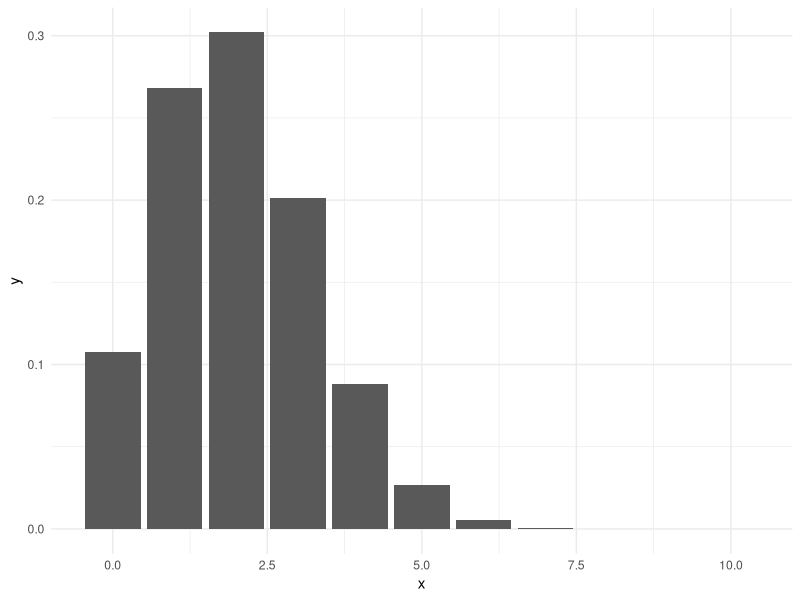
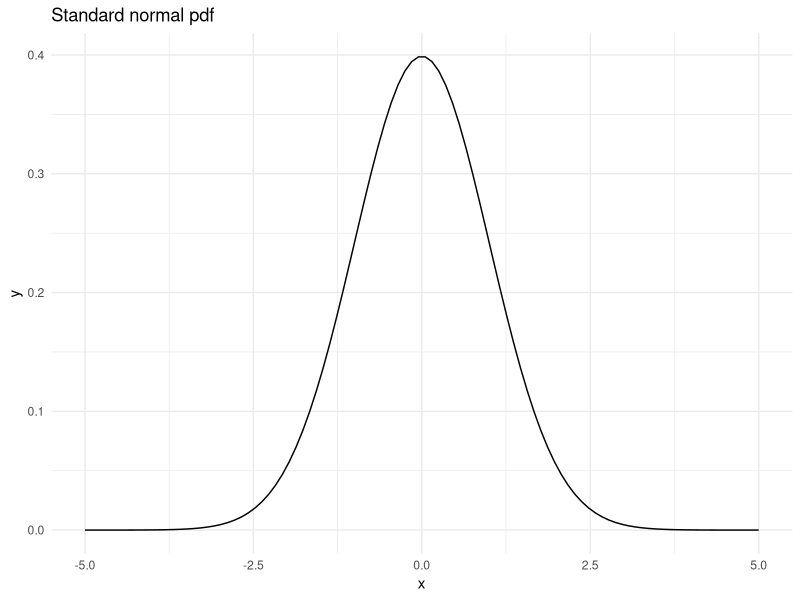
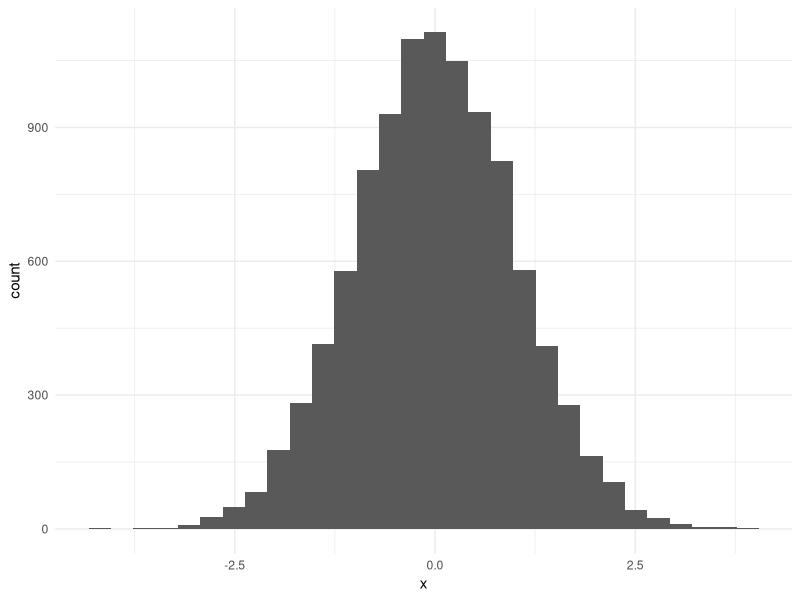
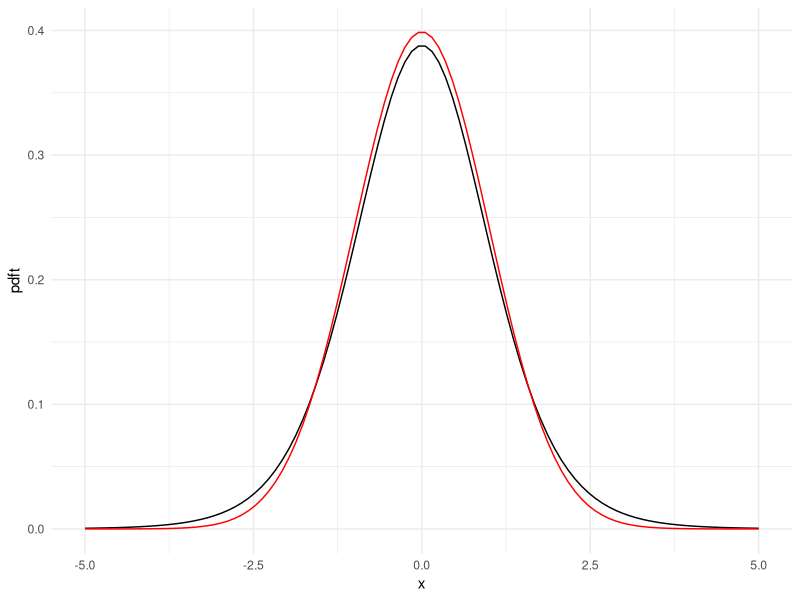
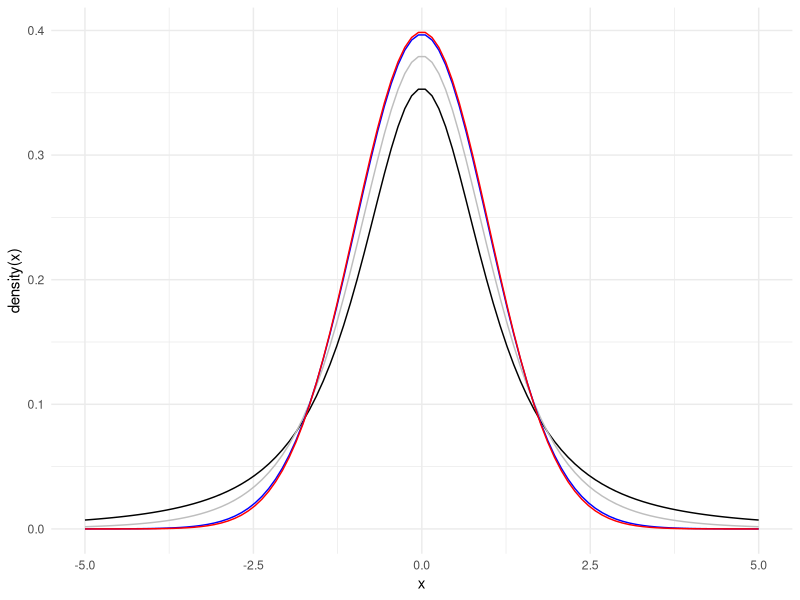
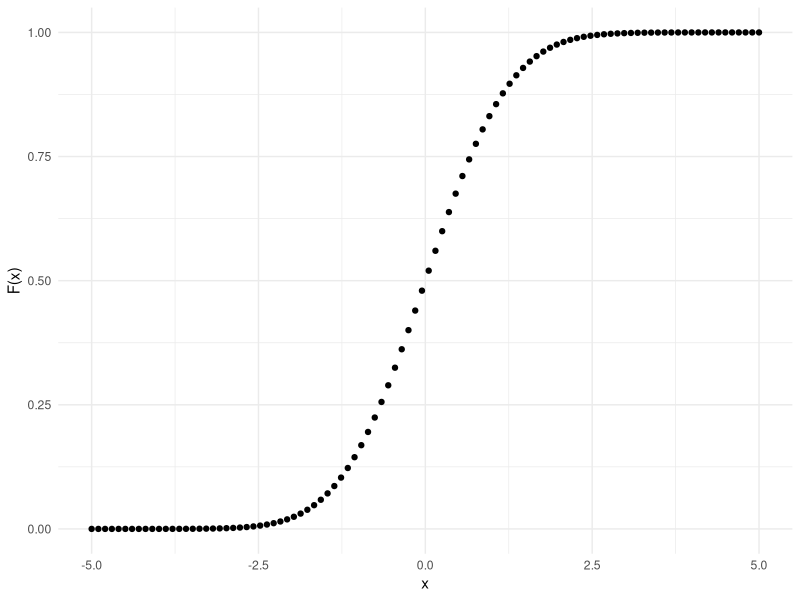
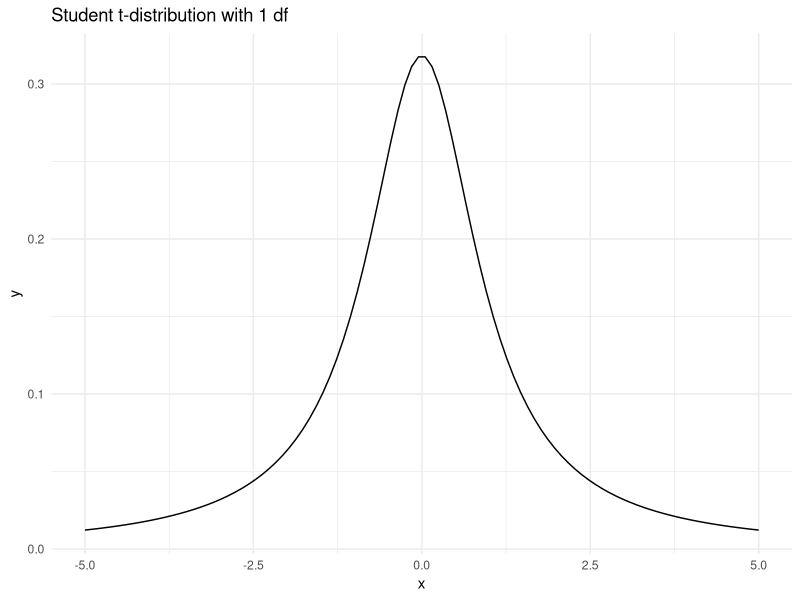
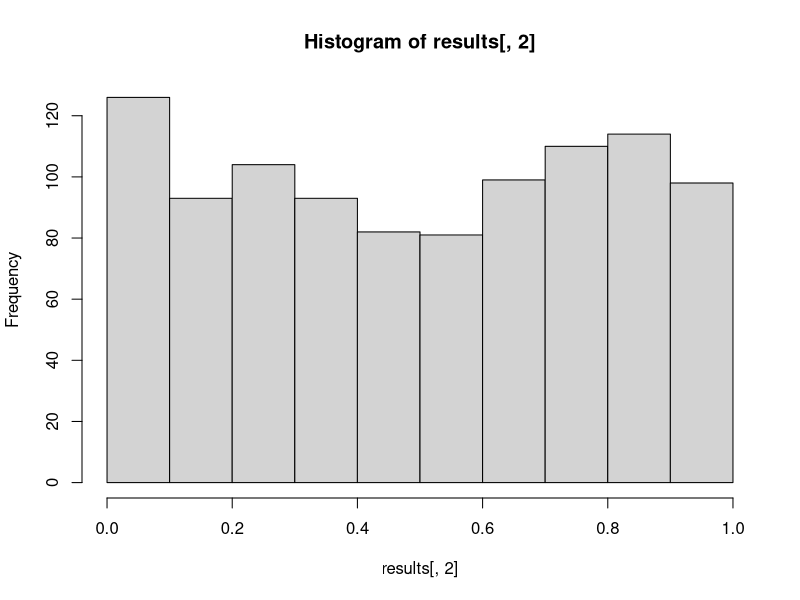

Write R code to recreate these figures, in order.
## ---- chunk 1
#showsol<-FALSE
showsol=FALSE
knitr::opts_chunk$set(echo = TRUE,tidy=TRUE,message=FALSE,warning=FALSE,tidy.opts=list(width.cutoff=68),
                      cache=T)
## ---- chunk 2
cat("**Solution:** 
$X$ follows a binomial distribution if its probability mass function is given by $P(X=x)={n\\choose x}p^x(1-p)^{n-x}$ for $x=0$, $1$, $\\ldots$, $n$, where the parameter $n$ is a positive integer and the parameter $p$ is a number between $0$ and $1$. Typically, $X$ is the number of successes in a Bernoulli process consisting of $n$ trials where the probability of success in each trial is $p$.
")
## ---- chunk 3
library(ggplot2)
n=10
p=0.2
probs=dbinom(0:10,n,p)
df=data.frame(x=0:10,y=probs)
p<-ggplot(data=df, aes(x=x, y=y)) +
  geom_bar(stat="identity")+theme_minimal()
p
## ---- chunk 4
cat("**Solution:**
The approximation is best for $p=0.5$. Then the probability mass function is symmetric, as is the nomral probability density function. The approximation gets worse the closer $p$ is to $0$ or $1$.
")
## ---- chunk 5
x = seq(from = -5, to = 5, length=100)
y = dnorm(x = x, mean = 0, sd = 1)
df=data.frame(x=x,y=y)
p=ggplot(data=df,aes(x=x, y=y)) +
           geom_line()+
           ggtitle("Standard normal pdf")+theme_minimal()
p
         
## ---- chunk 6
cat("**Solution:**
`dnorm(1.4)` gives `0.1497275`. For a small $\\delta$, $P(1.4-\\delta<Z<1.4+\\delta) \\approx 2\\cdot0.15\\cdot\\delta$ for a standard normally distributed $Z$.
")
## ---- chunk 7
n = 10000
x = rnorm(n = n, mean = 0, sd = 1)
p=ggplot(data.frame(x=x),aes(x))+
  geom_histogram()+theme_minimal()
p
## ---- chunk 8
library(ggplot2)
n=10
x = seq(from = -5, to = 5, length=100)
pdft = dt(x = x, df=n-1)
pdfn=dnorm(x)
df=data.frame(x=x,pdft=pdft,pdfn=pdfn)
p=ggplot(data=df,aes(x=x)) +
  geom_line(aes(x=x,y=pdft))+
  geom_line(aes(x=x,y=pdfn),colour="red")+
  theme_minimal()
p
         
## ---- chunk 9
x = seq(from = -5, to = 5, length=100)
pdft2 = dt(x = x, df=2)
pdft5 = dt(x = x, df=5)
pdft50 = dt(x = x, df=50)
pdfn=dnorm(x)
df=data.frame(x=x,pdft2=pdft2,pdft5=pdft5,pdft50=pdft50,pdfn=pdfn)
p=ggplot(data=df,aes(x=x)) +
  geom_line(aes(x=x,y=pdft2))+
  geom_line(aes(x=x,y=pdft5), colour="grey")+
  geom_line(aes(x=x,y=pdft50), colour="blue")+
  geom_line(aes(x=x,y=pdfn),colour="red")+
  theme_minimal() + labs(y = "density(x)")
p
         
## ---- chunk 10
x = seq(from=-5, to=5, length=100)
df = data.frame(x=x,y=pnorm(x,0,1))
p=ggplot(data=df,aes(x=x, y=y)) +
  geom_point() + labs(y="F(x)") + theme_minimal()
p
## ---- chunk 11
z_l = qnorm(0.025, mean = 0, sd = 1) #lower
z_u = qnorm(0.975, mean = 0, sd = 1) #upper
c(z_l, z_u)
## ---- chunk 12
alpha_lower = pnorm(q = z_l, mean = 0, sd = 1, lower.tail = TRUE)
alpha_upper = 1 - pnorm(q = z_u, mean = 0, sd = 1, lower.tail = TRUE)
c(alpha_lower, alpha_upper)
## ---- chunk 13
cat("**Solutions:**
`pnorm(-5)` and `pnorm(5)` give `2.866516e-07` and `0.9999997`, respectively, i.e. close to 0 and 1. This agrees with the figure of the cdf.
")
## ---- chunk 14
cat("**Solution:**
We can use the following code:
")
## ---- chunk 15
pt(q = 1.8, df = 1)
pt(q = 2, df = 1) - pt(q = 1, df = 1) 
qt(p=0.1, df=1, lower.tail = F)
## ---- chunk 16
x = seq(-5,5, length = 100)
y = dt(x, df = 1)
df = data.frame(x=x, y=y)
p = ggplot(data=df, aes(x=x,y=y)) + geom_line() + ggtitle("Student t-distribution with 1 df") + theme_minimal()
p
## ---- chunk 17
myz.test <- function(x,sd)
{
  n <- length(x)
  xbar <- mean(x)
  zobs <- xbar/(sd/sqrt(n))
  # if you what to print remove hashtag in next line
  # print(paste("Zobs",zobs)) 
  pval<- 2*pnorm(abs(zobs),lower.tail=FALSE)
  # if you what to print remove hashtag in next line
  # print(paste("P-value",pval))
  return(list("statistic"=zobs,"p.value"=pval))
}
## ---- chunk 18
set.seed(23422)
testds <- rnorm(100,mean=0.5,sd=6)
myz.test(testds,sd=6)
## ---- chunk 19
mu=0
sigma=4
n=10 # size of each data set
B=1000 # number of data sets to simulate
results <- matrix(NA,ncol=2,nrow=B)
for (i in 1:B)
{
  testX <- rnorm(n,mean=mu,sd=sigma)
  thisresult <- myz.test(testX,sigma)
  results[i,] <- c(thisresult$statistic,thisresult$p.value)
}
hist(results[,2])
## ---- chunk 20
cat("**Solution:**
The test $H_0\\colon\\mu=0$ versus $H_1\\colon\\mu\\neq0$ is performed 1000 times. The histogram (above) displays the $p$-values. They seem uniformly distributed, as $p$-values from a true simple nullhypothis should be with continuous data.
")
## ---- chunk 21
x = seq(from = -10, to = 10, length = 500)
y1 = dnorm(x, mean = 0, sd = 1)
y2 = dnorm(x, mean = 0, sd = 2)
y3 = dnorm(x, mean = 1, sd = 2)
y4 = dnorm(x, mean = -1, sd = 2)
df = data.frame(x, y1, y2, y3, y4)
ggplot(df, aes(x, y = value, color = variable))+ 
    geom_line(aes(y = y1, col = "y1")) + 
    geom_line(aes(y = y2, col = "y2")) + 
    geom_line(aes(y = y3, col = "y3")) + 
    geom_line(aes(y = y4, col = "y4")) + 
    ylim(0, 0.5) + 
    ggtitle("Normal distribution") + 
  scale_colour_discrete(name  ="Mean, sd",
                            breaks=c("y1", "y2", "y3", "y4"),
                            labels=c("0, 1", "0, 2", "1, 2 ", "-1, 2"))+ theme_minimal()
## ---- chunk 22
n = 1000
p = 0.5
x = rbinom(n, size = 1, prob = p)
df = data.frame(x=x)
p = ggplot(df, aes(x=x)) + geom_histogram() + theme_minimal()
p
## ---- chunk 23
cat("**Solution:**
An experiment of flipping a coin 100 times is repeated 1000 times. Each of the 1000 results will be an integer between 0 and 1000 (inclusive). The number of heads in each experiment has the binomial distribution with parameters $n=100$ and $p=0.5$. The mean of this distribution is $np=50$ and the variance is $np(1-p)=25$. We find the probability of having one or zero heads by `pbinom(1, size=100, prob=0.5)`, which gives `7.967495e-29`, and the probability of having exactly one head by `dbinom(1,100,.5)`, which gives `7.888609e-29`, i.e., very small probabilities. \\par The R code (below) draws a kernel density estimate (a smoothed version of the histogram) of the number of heads in the 1000 experiments (red). The same is done for a normal approximation to the binomial distribution (blue).
")
## ---- chunk 24
n = 1000
p = 0.5
x = rbinom(n, size = 100, prob = 0.5)
x_normal = rnorm(n, mean = 100*p, sd = sqrt(100*p*(1-p)))
#hist(x)
#hist(x_normal)
df = data.frame(x = x, x_normal = x_normal)
ggplot(data = df, aes(x = values), color = variable) + 
  geom_density(aes(x = x, col = "x")) + 
  geom_density(aes(x = x_normal, col = "x_normal"))+
   theme_minimal()
## ---- chunk 25
cat("**Solution:**
R code and plots:
")
## ---- chunk 26
x = seq(from = 0, to = 8, length = 500)
y1 = dchisq(x, df = 1)
y2 = dchisq(x, df = 2)
y3 = dchisq(x, df = 3)
y4 = dchisq(x, df = 4)
y6 = dchisq(x, df = 6)
y9 = dchisq(x, df = 9)
df = data.frame(x,y1,y2,y3,y4,y6,y9)
ggplot(df, aes(x, y = value, color = variable))+ 
    geom_line(aes(y = y1, col = "y1")) + 
    geom_line(aes(y = y2, col = "y2")) + 
    geom_line(aes(y = y3, col = "y3")) + 
    geom_line(aes(y = y4, col = "y4")) + 
    geom_line(aes(y = y6, col = "y6")) + 
    geom_line(aes(y = y9, col = "y9")) + 
    ylim(0, 0.5) + theme_minimal()+
    ggtitle("Chi^2-pdf") + 
  scale_colour_discrete(name  ="Df",
                            breaks=c("y1", "y2", "y3", "y4", "y6", "y9"),
                            labels=c("1", "2", "3", "4", "6", "9"))
   
x = seq(from = 0, to = 8, length = 500)
y1 = pchisq(x, df = 1) 
y2 = pchisq(x, df = 2) 
y3 = pchisq(x, df = 3) 
y4 = pchisq(x, df = 4) 
y6 = pchisq(x, df = 6) 
y9 = pchisq(x, df = 9) 
df = data.frame(x,y1,y2,y3,y4,y6,y9)
ggplot(df, aes(x, y = value, color = variable))+ 
    geom_line(aes(y = y1, col = "y1")) + 
    geom_line(aes(y = y2, col = "y2")) + 
    geom_line(aes(y = y3, col = "y3")) + 
    geom_line(aes(y = y4, col = "y4")) + 
    geom_line(aes(y = y6, col = "y6")) + 
    geom_line(aes(y = y9, col = "y9")) + 
    ylim(0, 1) + 
    ggtitle("Chi^2-cdf") + theme_minimal()+
  scale_colour_discrete(name  ="Df",
                            breaks=c("y1", "y2", "y3", "y4", "y6", "y9"),
                            labels=c("1", "2", "3", "4", "6", "9"))
x = seq(from = -4, to = 4, length = 500)
y1 = dt(x, df = 1)
y2 = dt(x, df = 2)
y3 = dt(x, df = 3)
y4 = dt(x, df = 4)
y5 = dt(x, df = 5)
df = data.frame(x,y1,y2,y3,y4,y5)
ggplot(df, aes(x, y = value, color = variable))+ 
    geom_line(aes(y = y1, col = "y1")) + 
    geom_line(aes(y = y2, col = "y2")) + 
    geom_line(aes(y = y3, col = "y3")) + 
    geom_line(aes(y = y4, col = "y4")) + 
    geom_line(aes(y = y5, col = "y5")) + 
    ylim(0, 0.4) + 
    ggtitle("T-pdf") + 
  scale_colour_discrete(name  ="Df",
                            breaks=c("y1", "y2", "y3", "y4", "y5"),
                            labels=c("1", "2", "3", "4", "5")) +  theme_minimal()
x = seq(from = -4, to = 4, length = 500)
y1 = pt(x, df = 1) 
y2 = pt(x, df = 2) 
y3 = pt(x, df = 3) 
y4 = pt(x, df = 4) 
y6 = pt(x, df = 5) 
df = data.frame(x,y1,y2,y3,y4,y5)
ggplot(df, aes(x, y = value, color = variable))+ 
    geom_line(aes(y = y1, col = "y1")) + 
    geom_line(aes(y = y2, col = "y2")) + 
    geom_line(aes(y = y3, col = "y3")) + 
    geom_line(aes(y = y4, col = "y4")) + 
    geom_line(aes(y = y6, col = "y5")) + 
    ylim(0, 1) + 
    ggtitle("T-cdf") + 
  scale_colour_discrete(name  ="Df",
                            breaks=c("y1", "y2", "y3", "y4", "y5"),
                            labels=c("1", "2", "3", "4", "5")) + theme_minimal()
